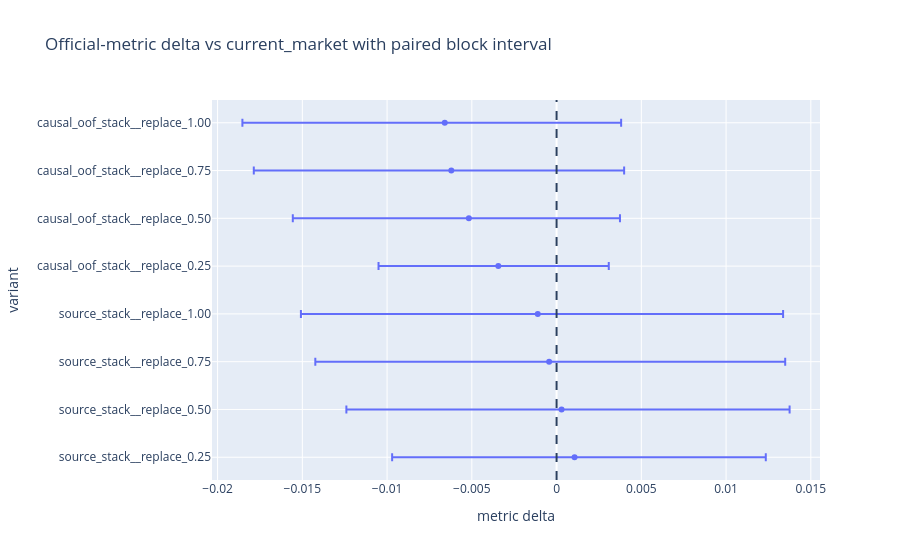

The cell this chart's notebook holds for it:
### Code cell
if len(interval_table):
    fig = go.Figure()
    fig.add_trace(
        go.Scatter(
            x=interval_table["delta"],
            y=interval_table["variant"],
            mode="markers",
            error_x=dict(
                type="data",
                symmetric=False,
                array=interval_table["ci_hi"] - interval_table["delta"],
                arrayminus=interval_table["delta"] - interval_table["ci_lo"],
            ),
        )
    )
    fig.add_vline(x=0.0, line_dash="dash")
    fig.update_layout(
        title="Official-metric delta vs current_market with paired block interval",
        xaxis_title="metric delta",
        yaxis_title="variant",
    )
    fig.show()

### Figure 1 — Plotly figure (JSON) as saved in the notebook; plotly's stock layout.template omitted (floating-point values rounded to 4 significant figures)
{"data": [{"error_x": {"array": [0.01128, 0.01345, 0.01393, 0.01447, 0.006517, 0.008915, 0.0102, 0.01041], "arrayminus": [0.01076, 0.0127, 0.0138, 0.01397, 0.007066, 0.01039, 0.01165, 0.01194], "symmetric": false, "type": "data"}, "mode": "markers", "type": "scatter", "x": [0.001061, 0.000295, -0.0004383, -0.001109, -0.003438, -0.005176, -0.006211, -0.006597], "y": ["source_stack__replace_0.25", "source_stack__replace_0.50", "source_stack__replace_0.75", "source_stack__replace_1.00", "causal_oof_stack__replace_0.25", "causal_oof_stack__replace_0.50", "causal_oof_stack__replace_0.75", "causal_oof_stack__replace_1.00"]}], "layout": {"shapes": [{"line": {"dash": "dash"}, "type": "line", "x0": 0.0, "x1": 0.0, "xref": "x", "y0": 0, "y1": 1, "yref": "y domain"}], "title": {"text": "Official-metric delta vs current_market with paired block interval"}, "xaxis": {"title": {"text": "metric delta"}}, "yaxis": {"title": {"text": "variant"}}}}
